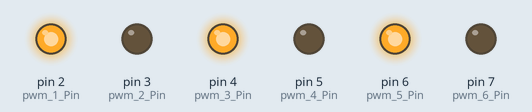
Bench run of a sketch on a simulated Arduino Uno, built with avr-gcc and run on an emulated ATmega328P. On the bench: output pins drawn as LEDs (lit = HIGH).

Above: at 0.1 s.
Timing chart, 0 to 1.6 s (numbered marks = the images above):
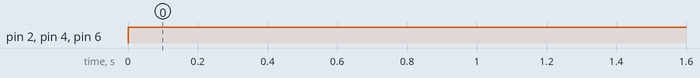

Measured:
- by itself, pin 2 (pwm_1_Pin), pin 4 (pwm_3_Pin), pin 6 (pwm_5_Pin): LOW → HIGH at 0.00 s

The sketch:

inverter_triangle_v1.ino
```cpp
#include <math.h>
/******************************************************************************************************/
/*    This code is to use triangular wave and generate PWM in open loop without delay                 */
/*    Version 1, based on SIMULINK code                                                               */
/*                                                                                                    */
/******************************************************************************************************/

//PWM pin numbers
int pwm_1_Pin= 2;
int pwm_2_Pin= 3;
int pwm_3_Pin= 4;
int pwm_4_Pin= 5;
int pwm_5_Pin= 6;
int pwm_6_Pin= 7;

//Analogue pin number
int fdb_a_Pin= A0;                  //select A0,A1 for feedback signals
int fdb_b_Pin= A1;

//Frequencies of reference signals
int REF_FREQ= 300;                  //reference AC frequency
int REF_AMP= 1;
int AMP_MOD= 0.9;
int FREQ_MOD= 100;
int TRI_AMP= 0;
int TRI_FREQ= 0;
int TRI_PER= 0;

//initialize variables
double ref_phase_a= 0;
double ref_phase_b= 0;
double ref_phase_c= 0;
double tri_wav= 0;
double current_time= 0;
double time= 0;

double sin_table[21]={5.00, 6.55, 7.94, 9.05, 9.76, 10.00,9.76, 9.05, 7.94, 6.55, 5.00,3.45, 2.06, 0.95, 0.24, 0.00, 0.245, 0.95, 2.06, 3.45, 5.00};

/******************************************************************************************************/
void setup(){
  //declare outputs
  pinMode(pwm_1_Pin, OUTPUT);
  pinMode(pwm_2_Pin, OUTPUT);
  pinMode(pwm_3_Pin, OUTPUT);
  pinMode(pwm_4_Pin, OUTPUT);
  pinMode(pwm_5_Pin, OUTPUT);
  pinMode(pwm_6_Pin, OUTPUT);
  //declare inputs
  pinMode(fdb_a_Pin, INPUT);
  pinMode(fdb_b_Pin, INPUT);
  TRI_AMP= REF_AMP/AMP_MOD;
  TRI_FREQ= FREQ_MOD*REF_FREQ;
  TRI_PER= 1/TRI_FREQ;
  cli(); //disable interrupts
}


/*****************************************************************************************************/
void loop() {
   current_time=time/10000;
   ref_phase_a= REF_AMP*sin(2*M_PI*REF_FREQ*current_time);
   ref_phase_b= REF_AMP*sin(2*M_PI*REF_FREQ*current_time+2*M_PI/3);
   ref_phase_c= -ref_phase_a-ref_phase_b;
   tri_wav= (2*TRI_AMP/(TRI_PER/2))*abs(fmod(current_time,TRI_PER)-TRI_PER/2)-TRI_AMP;

   //leg 1
   if(ref_phase_a>tri_wav){
              PORTD &= ~0x04;      PORTD |= 0x08;
   }
   else{
              PORTD |= 0x04;       PORTD &= ~0x08;
   }

    //leg 2
    if(ref_phase_b>tri_wav){
              PORTD &= ~0x10;      PORTD |= 0x20;
     }
     else{
              PORTD |= 0x10;       PORTD &= ~0x20;
     }

    //leg 3
     if(ref_phase_c>tri_wav){
              PORTD &= ~0x40;     PORTD |= 0x80;
     }
     else{
              PORTD |= 0x40;      PORTD &= ~0x80;
     }
     time= time+10;
}
```
